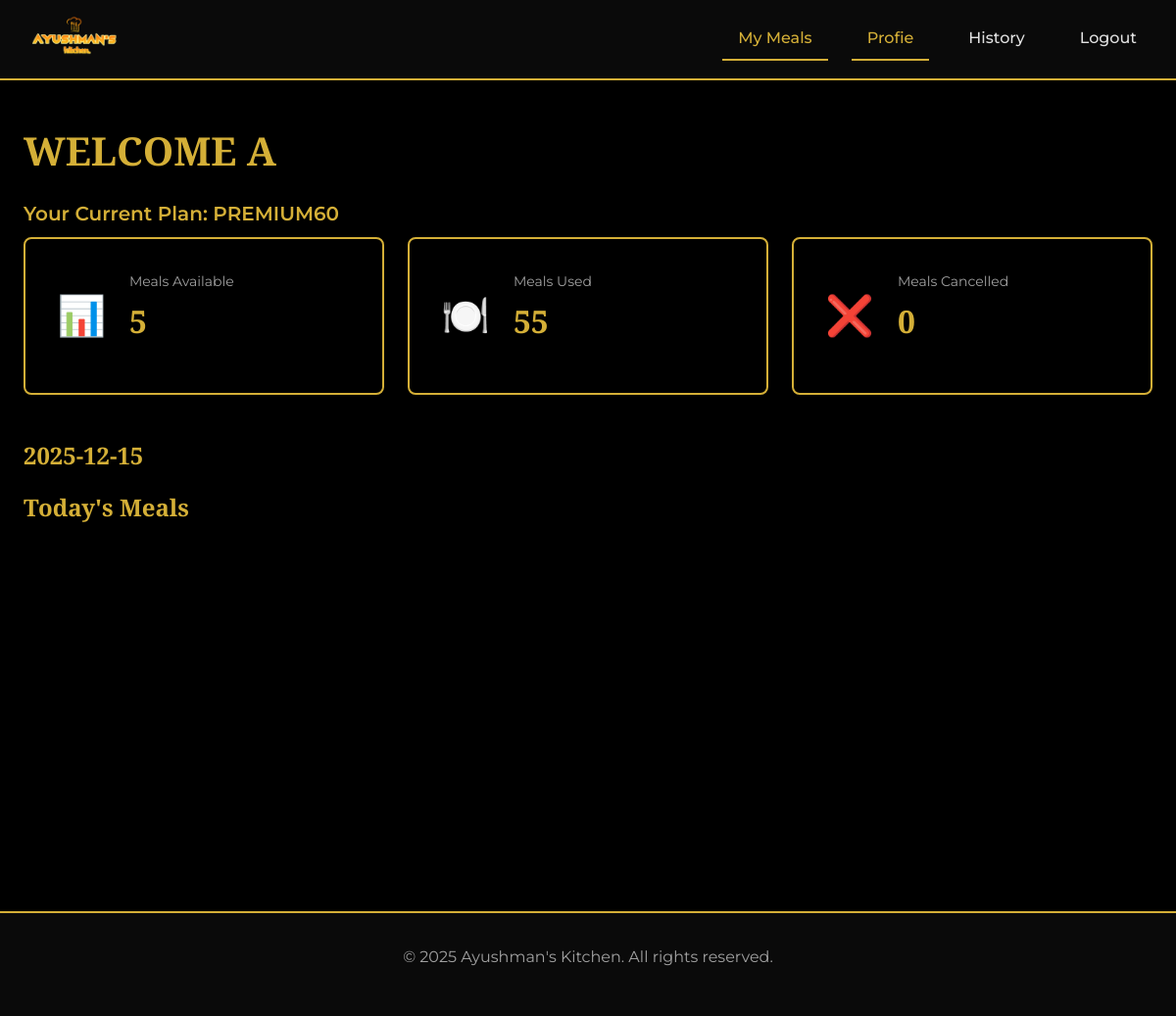
The page / (signed in) on the database as committed earlier.
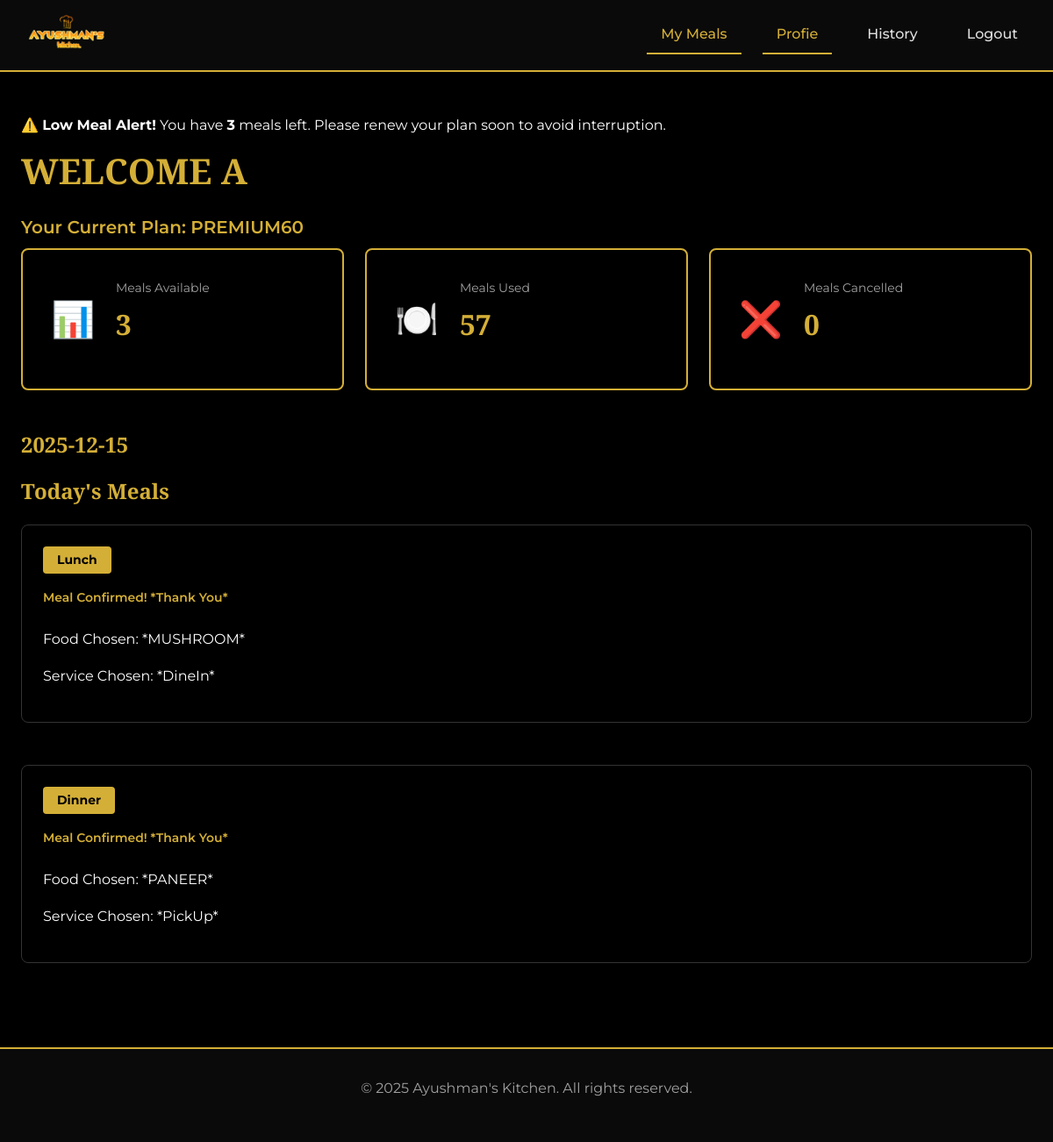
The same page on the database as committed later.
### Customers/models.py (models this page shows, shortened)
class Customer(AbstractBaseUser, PermissionsMixin):
    email = models.EmailField(unique=True)
    name = models.CharField(max_length=150)
    phone = models.CharField(max_length=15, blank=True)
    address = models.CharField(max_length=200, blank=True)
    is_active = models.BooleanField(default=True)
    is_staff = models.BooleanField(default=False)
    date_joined = models.DateTimeField(default=timezone.now)
    profile_updated_at = models.DateTimeField(auto_now=True)
    subscription_phase=models.IntegerField(default=1)
    meal_balance = models.IntegerField(default=0)
    user_status_active = models.BooleanField(default=True)
    lunch_status_active = models.BooleanField(default=True)
    dinner_status_active = models.BooleanField(default=True)
    paused_subscription = models.BooleanField(default=False)
    subscription_choice = models.CharField(max_length=20, choices=SUBSCRIPTION_TYPE, default="NORMAL60")
    default_lunch_service_choice = models.CharField(max_length=20, choices=SERVICE_TYPE, default="DineIn")
    default_dinner_service_choice = models.CharField(max_length=20, choices=SERVICE_TYPE, default="DineIn")
    default_meal_choice = models.CharField(max_length=20, choices=MEAL_MENU, default="VEG")
    FLAGSHIP_MENU_LUNCH_default_choice = models.CharField(max_length=20, choices=FLAGSHIP_MENU_LUNCH, default="NONE")
    FLAGSHIP_MENU_DINNER_default_choice = models.CharField(max_length=20, choices=FLAGSHIP_MENU_DINNER, default="NONE")
    PREMIUM_MENU_LUNCH_default_choice = models.CharField(max_length=20, choices=PREMIUM_MENU_LUNCH, default="NONE")
    PREMIUM_MENU_DINNER_default_choice = models.CharField(max_length=20, choices=PREMIUM_MENU_DINNER, default="NONE")
    USERNAME_FIELD = "email"
    REQUIRED_FIELDS = ["name"]
    objects = CustomerManager()
    @property
    def total_meals(self):
        if self.subscription_choice in ["NORMAL30","FLAGSHIP30","PREMIUM30"]:
            return 30
        else :
            return 60

class LunchRecord(models.Model):
    customer = models.ForeignKey(Customer, on_delete=models.CASCADE, related_name="lunch_records")
    for_date = models.DateField()
    meal_num_used = models.IntegerField()
    service_choice = models.CharField(max_length=20, choices=SERVICE_TYPE)
    meal_choice = models.CharField(max_length=20, choices=MEAL_MENU,null=True,blank=True)
    FLAGSHIP_choice = models.CharField(max_length=20, choices=FLAGSHIP_MENU_LUNCH,null=True,blank=True)
    PREMIUM_choice = models.CharField(max_length=20, choices=PREMIUM_MENU_LUNCH,null=True,blank=True)
    decrement_done = models.BooleanField(default=False)
    class Meta:
        constraints = [
            models.UniqueConstraint(fields=["customer", "for_date"], name="unique_lunch_per_customer_per_day")
        ]

class DinnerRecord(models.Model):
    customer = models.ForeignKey(Customer, on_delete=models.CASCADE, related_name="dinner_records")
    for_date = models.DateField()
    meal_num_used = models.IntegerField()
    service_choice = models.CharField(max_length=20, choices=SERVICE_TYPE)
    meal_choice = models.CharField(max_length=20, choices=MEAL_MENU,null=True,blank=True)
    FLAGSHIP_choice = models.CharField(max_length=20, choices=FLAGSHIP_MENU_DINNER,null=True,blank=True)
    PREMIUM_choice = models.CharField(max_length=20, choices=PREMIUM_MENU_DINNER,null=True,blank=True)
    decrement_done = models.BooleanField(default=False)
    class Meta:
        constraints = [
            models.UniqueConstraint(fields=["customer", "for_date"], name="unique_dinner_per_customer_per_day")
        ]

### Customers/views.py (the view)
# urls.py: path('', user_dashboard,name="user_dashboard"),
@login_required
def user_dashboard(request):
    user=request.user
    used_meals= user.total_meals - user.meal_balance
    cl_l=LunchRecord.objects.filter(service_choice="Cancel",customer=user).count()
    cl_d=DinnerRecord.objects.filter(service_choice="Cancel",customer=user).count()
    cancelled_meals=cl_l+cl_d
    lunch_record = LunchRecord.objects.filter(customer=user,for_date=today).first()
    dinner_record = DinnerRecord.objects.filter(customer=user,for_date=today).first()
    admin_notice=AdminNotice.objects.all()
    context={
        'user':user,
        'used_meals':used_meals,
        'cancelled_meals':cancelled_meals,
        'lunch_record':lunch_record,
        'dinner_record':dinner_record,
        'admin_notice':admin_notice,
        }
    return render(request, 'Customer/user-dashboard.html',context)

### templates/Customer/user-dashboard.html (shortened to what this page needs)
{% load static %}
<!DOCTYPE html>
<html lang="en">
<head>
    <link rel="stylesheet" href="{% static 'Customer/styles-user-dashboard.css' %}"/>
</head>
<body>
    {% include "Customer/navbar.html" %}
    <main class="user-page">
        <div class="content-container">
            {% if request.user.meal_balance <= 4 %}
            <div class="message-banner warning" role="alert">
                <p>
                    ⚠️ <strong>Low Meal Alert!</strong>
                    You have <strong>{{ request.user.meal_balance }}</strong> meals left.
                    Please renew your plan soon to avoid interruption.
                </p>
            </div>
            {% endif %}
        </div>
        <div class="user-container">
            <h1 class="page-title" id="userGreeting">WELCOME {{ request.user.name|upper }}</h1>
            <p class="user-plan-display" id="userPlanDisplay">Your Current Plan: {{request.user.subscription_choice}}</p>
            <section class="meal-counters" aria-label="Meal counters">
                <div class="counter-card">
                    <div class="counter-icon">📊</div>
                    <div class="counter-content">
                        <p class="counter-label">Meals Available</p>
                        <p class="counter-number" id="mealsAvailable">{{ request.user.meal_balance|default:"0" }}</p>
                    </div>
                </div>
                <div class="counter-card">
                    <div class="counter-icon">🍽️</div>
                    <div class="counter-content">
                        <p class="counter-label">Meals Used</p>
                        <p class="counter-number" id="mealsUsed">{{used_meals}}</p>
                    </div>
                </div>
                <div class="counter-card">
                    <div class="counter-icon">❌</div>
                    <div class="counter-content">
                        <p class="counter-label">Meals Cancelled</p>
                        <p class="counter-number" id="mealsCancelled">{{ cancelled_meals|default:"0" }}</p>
                    </div>
                </div>
            </section>
            <section class="today-meals">
                <h2 class="section-title"> {% now "Y-m-d" %} </h2>
                <h2 class="section-title">Today's Meals  </h2>
                <div class="meals-grid">
                {% if request.user.lunch_status_active %}
                    {% if lunch_record %}
                        <div class="meal-card locked-card">
                            <div class="meal-time">Lunch</div>
                                {% if lunch_record.service_choice == "Cancel" %}
                                    <div class="meal-details">
                                        <p class="meal-course">Meal Cancelled</p>
                                    </div>
                                    <div class="meal-status-message cancelled">
                                        <p>Thank you for letting us know.</p>
                                    </div>
                                {% else %}
                                    <div class="meal-details">
                                        <p class="meal-course">Meal Confirmed! *Thank You* </p>
                                    </div>
                                    <div class="meal-status-message">
                                            {% if request.user.subscription_choice == "PREMIUM30" or request.user.subscription_choice == "PREMIUM60"%}
                                                <p>Food Chosen: *{{lunch_record.PREMIUM_choice}}*</p>
                                            {% endif %}
                                            <p>Service Chosen: *{{lunch_record.service_choice}}*</p>
                                    </div>
                                {% endif %}
                            </div>
                        </div>
                    {% endif %}
                {% endif %}
                {% if request.user.dinner_status_active %}
                    {% if dinner_record  %}
                        <div class="meal-card locked-card">
                            <div class="meal-time">Dinner</div>
                                {% if dinner_record.service_choice == "Cancel" %}
                                    <div class="meal-details">
                                        <p class="meal-course">Meal Cancelled</p>
                                    </div>
                                    <div class="meal-status-message cancelled">
                                        <p>Thank you for letting us know.</p>
                                    </div>
                                {% else %}
                                    <div class="meal-details">
                                        <p class="meal-course">Meal Confirmed! *Thank You* </p>
                                    </div>
                                    <div class="meal-status-message">
                                            {% if request.user.subscription_choice == "PREMIUM30" or request.user.subscription_choice == "PREMIUM60"%}
                                                <p>Food Chosen: *{{dinner_record.PREMIUM_choice}}*</p>
                                            {% endif %}
                                            <p>Service Chosen: *{{dinner_record.service_choice}}*</p>
                                    </div>
                                {% endif %}
                            </div>
                        </div>
                    {% endif %}
                {% endif %}
                </div>
            </section>
        </div>
    </main>
    <footer class="footer">
        <p>&copy; 2025 Ayushman's Kitchen. All rights reserved.</p>
    </footer>
</body>
</html>

### templates/Customer/navbar.html (shortened to what this page needs)
{% load static %}
<header class="navbar">
    <div class="navbar-container">
        <div class="navbar-logo">
            <img src="{% static 'assets/logo.png' %}" alt="Logo" class="logo-image"/>
        </div>
        <nav class="navbar-nav" id="navbarNav">
            <a href="{% url 'user_dashboard' %}" class="nav-link active">My Meals</a>
            <a href="{% url 'user_profile' %}" class="nav-link active">Profie</a>
            <a href="{% url 'user_history' %}" class="nav-link">History</a>
            <a href="{% url 'logout' %}" class="nav-link">Logout</a>
        </nav>
    </div>
</header>

### static/Customer/styles-user-dashboard.css (style rules this page uses)
:root { --color-primary: #d4af37; --color-primary-dark: #b8860b; --color-background: #000000; --color-background-secondary: #0a0a0a; --color-background-tertiary: #1c1c1c; --color-text: #ffffff; --color-text-secondary: #e0e0e0; --color-text-muted: #a0a0a0; --color-border: #333333; --color-success: #4ade80; --color-danger: #ef4444; --color-pickup: #00bcd4; --color-delivery: #ff9800; --color-cancel: #ef4444; --spacing-xs: 0.25rem; --spacing-sm: 0.5rem; --spacing-md: 1rem; --spacing-lg: 1.5rem; --spacing-xl: 2rem; --spacing-2xl: 3rem; --font-sans: "Montserrat", sans-serif; --font-display: "Playfair Display", serif; --border-radius: 0.5rem; --transition: 0.3s ease; }
* { margin: 0; padding: 0; box-sizing: border-box; }
html { scroll-behavior: smooth; }
body { font-family: var(--font-sans); background-color: var(--color-background); color: var(--color-text); line-height: 1.6; font-size: 16px; }
h1, h2, h3 { font-family: var(--font-display); font-weight: 700; line-height: 1.2; margin-bottom: var(--spacing-lg); }
a { color: var(--color-primary); text-decoration: none; transition: color var(--transition); }
p { margin-bottom: var(--spacing-md); }
.navbar { background-color: var(--color-background-secondary); border-bottom: 2px solid var(--color-primary); padding: var(--spacing-md) 0; position: sticky; top: 0; z-index: 100; }
.navbar-container { max-width: 1400px; margin: 0 auto; padding: 0 var(--spacing-lg); display: flex; justify-content: space-between; align-items: center; flex-wrap: wrap; }
.logo-image { height: 40px; }
.navbar-nav { display: flex; gap: var(--spacing-lg); flex-wrap: wrap; }
.nav-link { color: var(--color-text-secondary); font-weight: 500; transition: color var(--transition); padding: var(--spacing-sm) var(--spacing-md); border-bottom: 2px solid transparent; }
.nav-link:hover, .nav-link.active { color: var(--color-primary); border-bottom-color: var(--color-primary); }
.user-page { min-height: 100vh; padding: var(--spacing-2xl) var(--spacing-lg); background-color: var(--color-background); }
.user-container { max-width: 1400px; margin: 0 auto; }
.page-title { color: var(--color-primary); margin-bottom: var(--spacing-lg); font-size: 2.5rem; }
.user-plan-display { color: var(--color-primary); font-weight: 600; font-size: 1.25rem; margin-bottom: var(--spacing-sm); }
.section-title { color: var(--color-primary); margin-bottom: var(--spacing-lg); font-size: 1.5rem; }
.meal-counters { display: grid; grid-template-columns: repeat(auto-fit, minmax(200px, 1fr)); gap: var(--spacing-lg); margin-bottom: var(--spacing-2xl); }
.counter-card { background-color: var(--color-card-bg); border: 2px solid var(--color-primary); padding: var(--spacing-xl); border-radius: var(--border-radius); display: flex; align-items: center; gap: var(--spacing-lg); transition: all var(--transition); }
.counter-icon { font-size: 2.5rem; flex-shrink: 0; }
.counter-label { color: var(--color-text-muted); font-size: 0.875rem; margin-bottom: var(--spacing-xs); }
.counter-number { font-family: var(--font-display); font-size: 2rem; color: var(--color-primary); font-weight: 700; }
.meals-grid { display: grid; grid-template-columns: repeat(auto-fit, minmax(280px, 1fr)); gap: var(--spacing-lg); margin-bottom: var(--spacing-2xl); }
.meal-card { background-color: var(--color-card-bg); border: 1px solid var(--color-border); border-radius: var(--border-radius); padding: var(--spacing-lg); transition: all var(--transition); }
.meal-time { display: inline-block; background-color: var(--color-primary); color: var(--color-background); padding: var(--spacing-xs) var(--spacing-md); border-radius: 4px; font-weight: 700; font-size: 0.875rem; margin-bottom: var(--spacing-md); }
.meal-details { margin-bottom: var(--spacing-lg); }
.meal-course { color: var(--color-primary); font-weight: 600; font-size: 0.875rem; margin-bottom: var(--spacing-xs); }
.footer { background-color: var(--color-background-secondary); border-top: 2px solid var(--color-primary); padding: var(--spacing-xl) var(--spacing-lg); text-align: center; color: var(--color-text-muted); margin-top: var(--spacing-2xl); }

Rows that differ between the two databases and show on the page:
changed Customer "PREMIUM60": meal_balance 5 → 3 (drawn); user.meal_balance (not shown) → "3"; user.meal_balance "5" → "3"; lunch_status_active False → True (drawn); dinner_status_active False → True (drawn)
added LunchRecord: PREMIUM_choice "MUSHROOM", service_choice "DineIn"
added DinnerRecord: PREMIUM_choice "PANEER", service_choice "PickUp"
Other text that changed with them:
{{ used_meals }}: "55" → "57"
text now shown: "⚠️ Low Meal Alert! You have meals left. Please renew your plan soon to avoid interruption. Lunch Meal Confirmed! *Thank You* Food Chosen: * * Service Chosen: * * Dinner Meal Confirmed! *Thank You* Food Chosen: * * Service Chosen: * *"
